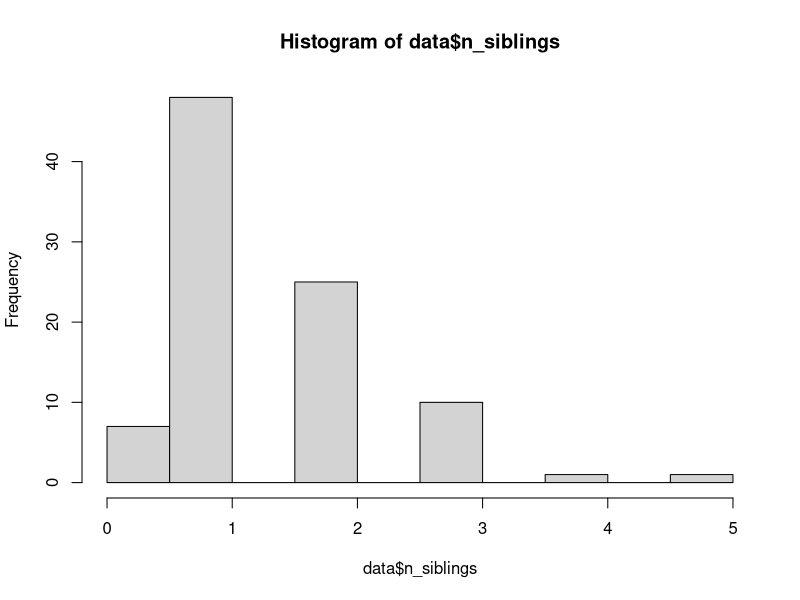
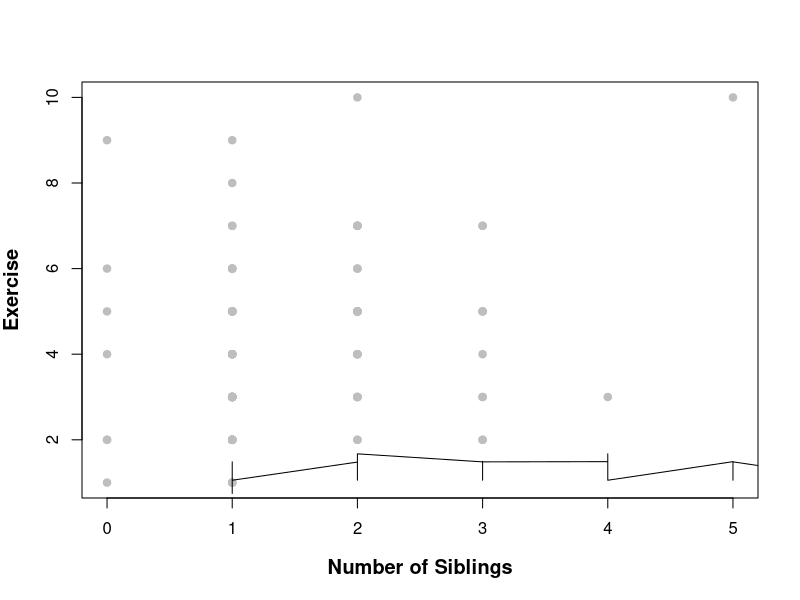
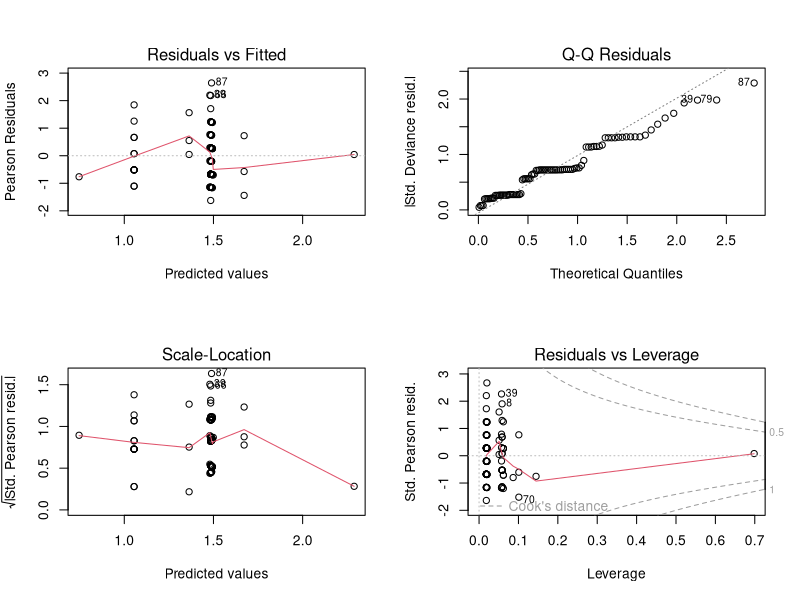

R code for these plots, in order:
## ---- chunk 1
setwd("/Users/carlaleone/Desktop/Exeter/Problem Sheet")
library(readr)
data <- read_csv("BIOM4025_data_2024.csv")
View(data)

data$age<- 2024 -  data$`Year of birth`
data$commute<- (data$`Commute today` + data$`Commute yesterday`)/ 2
data$siblings<- ifelse(data$Brothers > 0 | data$Sisters > 0, "Yes", "No")
data$books<- data$`Number of books per month`
data$wakeup<- data$`Waking up time`
data$siblings<- ifelse(data$Brothers == 11 | data$Sisters > 0, "Yes", "No")
data$n_siblings<- as.numeric(data$Brothers + data$Sisters)
 
hist(data$n_siblings)

## ---- chunk 2
model1<- glm(Exercise ~ n_siblings*Breakfast,family=poisson, data = data)
summary(model1)

model2<- glm(Exercise ~ n_siblings+ Breakfast,family=poisson, data = data)
summary(model2)

exercise_fitted<- predict(model1)
plot(Exercise ~ n_siblings, data, cex.lab=1.2, col="grey", font.lab=2, pch=19, 
     xlab="Number of Siblings", ylab="Exercise")
lines(exercise_fitted[order(data$Exercise)] ~ sort(data$Exercise))
## ---- chunk 3
par(mfrow=c(2,2))
plot(model1)
